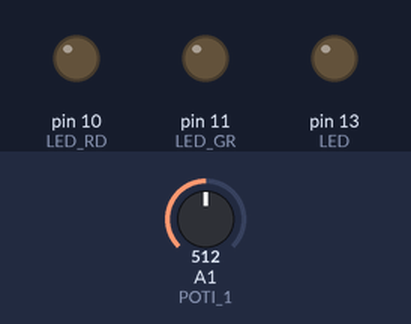
A program run on a simulated Arduino Nano, built with avr-gcc and run on an emulated ATmega328P. On the bench: output pins drawn as LEDs (lit = HIGH). Inputs (shaded band) come from the test bench; at power-on: A1 (POTI_1) = 512. What the program prints to the serial monitor is not drawn.

Above: at 1.2 s.
1.3 s: A1 (POTI_1) set to 716
Timing chart, 0 to 10.3 s (numbered marks = the images above; inputs shaded):
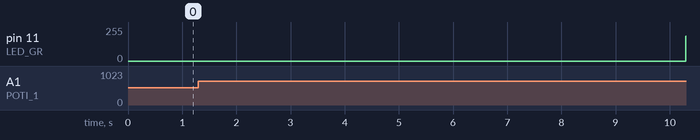

Measured:
- after the input at 1.3 s, pin 11 (LED_GR): stays 0/255 (without the input it goes to 216/255 after 2.5 s)

The program:

main.cpp
```cpp
#include <Arduino.h>
#include "IOHelper.h"

#define LED LED_BUILTIN
#define LED_GR 11
#define LED_RD 10
#define TESTOUT 2
#define TESTIN 3
#define BTN_1 8
#define BTN_2 7
#define POTI_1 A1
#define PWM_1 11

void setup()
{
    Serial.begin(57600);
    Serial.println("Analog-Test:");
    pinMode(LED, OUTPUT);
    pinMode(LED_GR, OUTPUT);
    pinMode(LED_RD, OUTPUT);
}

const uint16_t fadeMin = 100;
const uint16_t fadeMax = 2000;
uint8_t brightness = 0;
bool fadeUp = true;
unsigned long timeBefore = 0;
uint16_t timeUpdate = 1000; // Mikrosekunden

void loop()
{
    uint16_t val = analogRead(POTI_1);
    uint16_t diff = fadeMax - fadeMin;
    double faktor = diff / 1023.0;
    uint32_t zeit = (faktor * val + 100) * 1000;
    timeUpdate = (uint16_t)(zeit / 512);

    // Serial.println(zeit);

    if (micros() - timeBefore > timeUpdate)
    {
        if (brightness >= 255)
            fadeUp = false;
        else if (brightness <= 0)
            fadeUp = true;

        if (fadeUp)
            brightness++;
        else
            brightness--;

        timeBefore = micros();
    }

    analogWrite(PWM_1, brightness);
}

/////////////////////////////////////////
```

IOHelper.cpp
```cpp
#include "IOHelper.h"

IOHelper::IOHelper(/*Pin-Nr*/ uint8_t pin, /*Debounce-Time*/ uint8_t time, /*Flankenerkennung*/ bool flanke, /*Toggle*/ bool toggle, /*Blink*/ bool blink)
{
    pinMode(pin, INPUT_PULLUP);
    debounce_time = time;
    pinNr = pin;
    flankeOn = flanke;
    toggleOn = toggle;
    blinkOn = blink;
}

IOHelper::~IOHelper()
{
}

void IOHelper::poll()
{
    // Entprellen
    if (debounce_time)
    {
        out = entprellen(digitalRead(pinNr));
    }

    // Flankenerkennung
    if (flankeOn)
    {
        out = FlankeP(out);
    }

    // Toggle
    if (toggleOn)
    {
        out = toggle(out);
    }

        // Blink
    if (blinkOn)
    {
        out = blink(out);
    }
}

bool IOHelper::get()
{
    return out;
}

bool IOHelper::toggle(bool in)
{
    if (in)
        tgl = !tgl;
    return tgl;
}

bool IOHelper::FlankeP(bool in)
{
    bool flankeAusgang = false;
    if (in > flankeVorher)
    {
        flankeAusgang = true;
        // Serial.println(".");
    }
    flankeVorher = in;
    return flankeAusgang;
}

bool IOHelper::entprellen(bool in)
{
    if (millis() - zeitmerker > debounce_time)
    {
        if (prellMerker == in)
        {
            entprellt = in;
            // Serial.println(".");
        }
        zeitmerker = millis();
    }
    prellMerker = in;
    return entprellt;
}

bool IOHelper::blink(bool in)
{
    if (in)
    {
        if (millis() - zeitmerkerBlink > blinktime)
        {
            blinkOut = !blinkOut;
            zeitmerkerBlink = millis();
        }
    }
    else
        blinkOut = false;

    return blinkOut;
}
```

IOHelper.h
```cpp
#include <Arduino.h>

class IOHelper
{
private:
    uint8_t debounce_time = 0;
    uint8_t pinNr = 0;

    bool prellMerker = false;
    bool entprellt = false;
    unsigned long zeitmerker = 0;
    bool flankeVorher = false;

    bool flankeOn = false;
    bool toggleOn = false;
    bool blinkOn = false;
    unsigned long zeit_vorher = 0;
    bool tgl = false;
    unsigned long zeitmerkerBlink = 0;
    bool blinkOut = false;
    uint16_t blinktime = 300;

    bool out = false;

    bool toggle(bool in);
    bool FlankeP(bool in);
    bool entprellen(bool in);
    bool blink(bool in);

public:
    // Hilfe-Text
    IOHelper(/*Pin-Nr*/ uint8_t, /*Debounce-Time*/ uint8_t, /*Flankenerkennung*/ bool, /*Toggle*/ bool, /*Blink*/ bool );
    ~IOHelper();

    void poll();
    bool get();
};

///////////////////////////////
```
